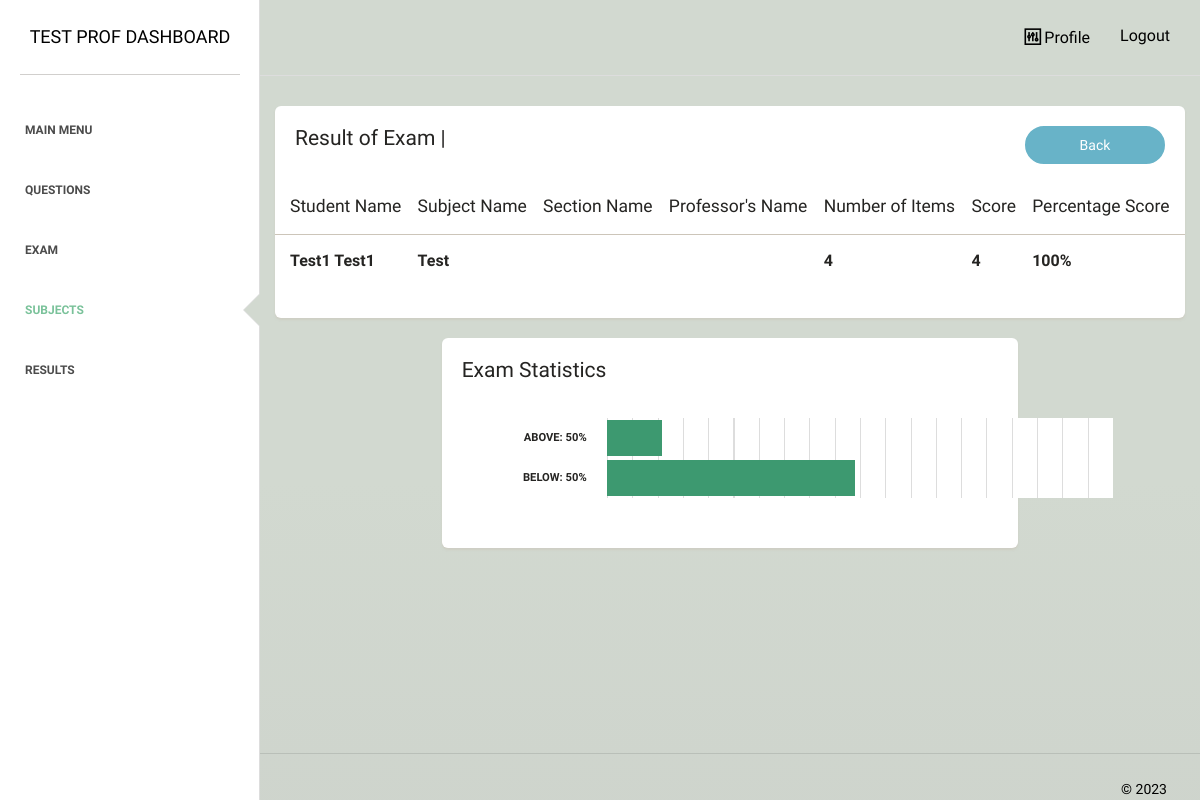
The app's page /faculty/subjects/view_result_per_section.php (signed in), older data.
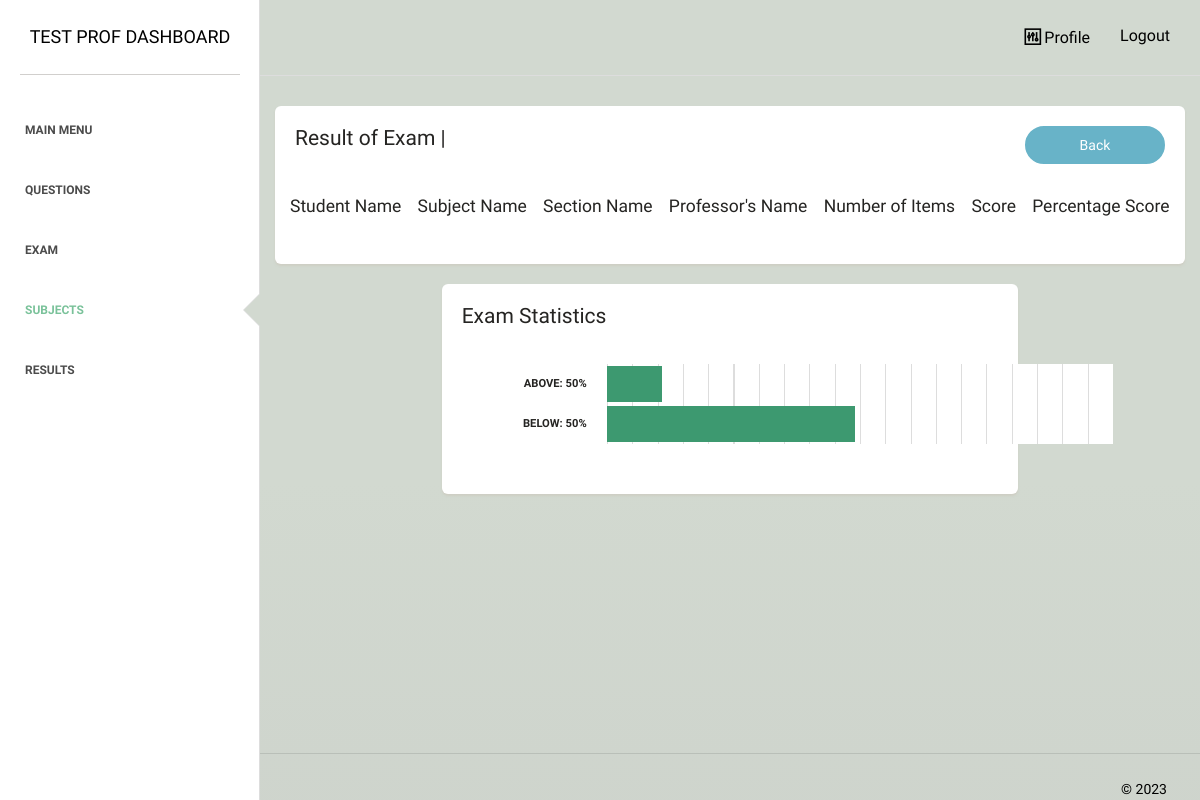
The same page, newer data.
### tables this page shows
CREATE TABLE `exam_take` (
  `examtake_id` int(11) NOT NULL,
  `exam_id` int(255) NOT NULL,
  `student_name` varchar(32) NOT NULL,
  `student_id` varchar(255) NOT NULL,
  `subject` varchar(32) NOT NULL,
  `subject_id` varchar(255) NOT NULL,
  `section_name` varchar(255) NOT NULL,
  `section_id` varchar(255) NOT NULL,
  `grading_per` varchar(32) NOT NULL,
  `score` int(32) DEFAULT NULL,
  `out_of` int(255) NOT NULL,
  `yearl` varchar(32) DEFAULT NULL
);

### faculty/subjects/view_result_per_section.php (the view, shortened to what the changed rows need)
<?php
require_once "../../dbconnect.php";
$sec = $_GET['id'] ?? '';
$statement = $pdo->prepare('SELECT s.*, (select e.prof_name from section e where e.section_id = s.section_id) as prof_name FROM exam_take s where section_id = :section_id');
$statement->bindValue(':section_id', $sec);
$statement->execute();
$procdata = $statement->fetchAll(PDO::FETCH_ASSOC);
?>
<!doctype html>
<html lang="en">
<head>
    <link href="../../assets/css/main.css" rel="stylesheet" />
    <link href="../../assets/css/animate.css" rel="stylesheet"/>
    <link href="../../assets/css/paper-dashboard.css" rel="stylesheet"/>
    <link href="../../assets/css/demo.css" rel="stylesheet" />
    <link href="http://maxcdn.bootstrapcdn.com/font-awesome/latest/css/font-awesome.min.css" rel="stylesheet">
    <link href="../../assets/css/themify-icons.css" rel="stylesheet">
</head>
<body>
<div class="wrapper">
    <div class="main-panel">
        <div class="content">
            <div class="container-fluid">
                <div class="row">
                    <div class="">
                        <div class="card ">
                            <div class="content table-responsive table-full-width">
                                <table class="table table-striped">
                                    <thead>
                                    	<th>Student Name</th>
                                    	<th>Subject Name</th>
                                    	<th>Section Name</th>
                                    	<th>Professor's Name</th>
                                    	<th>Number of Items</th>
                                    	<th>Score</th>
                                    	<th>Percentage Score</th>
                                    </thead>
                                    <tbody>
                                        <?php foreach ($procdata as $i => $item): ?>
                                        <tr>
                                        	<td style="font-size:medium;"><b><?php echo $item['student_name']; ?></b></td>
                                        	<td style="font-size:medium;"><b><?php echo $item['subject']; ?></b></td>
                                        	<td style="font-size:medium;"><b><?php echo $item['section_name']; ?></b></td>
                                        	<td style="font-size:medium;"><b><?php echo ucfirst($item['prof_name']); ?></b></td>
                                        	<td style="font-size:medium;"><b><?php echo $item['out_of']; ?></b></td>
                                        	<td style="font-size:medium;"><b><?php echo $item['score']; ?></b></td>
                                        	<td style="font-size:medium;"><b><?php echo $item['score']/$item['out_of']*100; ?>%</b></td>
                                        </tr>
                                        <?php endforeach;?>
                                    </tbody>
                                </table>
                            </div>
                        </div>
                    </div>
                </div>
            </div>
        </div>
    </div>
</div>
</body>
</html>

Row changes from the older to the newer data that the page shows:
removed exam_take: student_name "Test1 Test1", subject "Test", out_of "4", score "4", $item['score']/$item['out_of']*100 "100"
